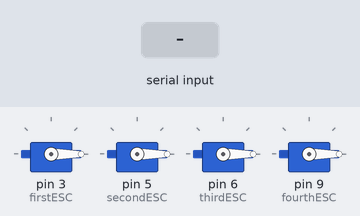
Bench run of a sketch on a simulated Arduino Uno, built with avr-gcc and run on an emulated ATmega328P. Shown: 4 × servo. Inputs (shaded band) come from the test bench. What the sketch prints to the serial monitor is not drawn.

Above: at 0.9 s.
1.0 s: "90,45\n" received over Serial
Timing chart, 0 to 12.5 s (numbered marks = the images above; inputs shaded):
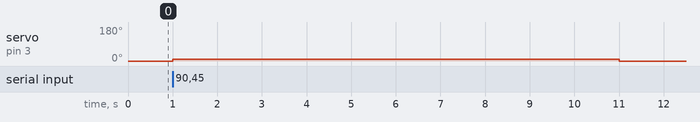

Measured:
- after the input at 1.0 s, servo on pin 3 (firstESC): 0° → 10° at once, → 0° 10.0 s later

The sketch:

TestThrust.ino
```cpp
// TestThrust.ino
// Written to measure thrust of rotor 1

#include <I2Cdev.h>
#include <Servo.h>
#include <I2C.h>
#include <MPU6050_6Axis_MotionApps20.h>
#include <Wire.h>

MPU6050 mpu;

#define ACCELEROMETER_SENSITIVITY 16384.0
#define GYROSCOPE_SENSITIVITY 131.0
#define SCL A5
#define SDA A4


// MPU control/status vars
bool dmpReady = false;  // set true if DMP init was successful
uint8_t mpuIntStatus;   // holds actual interrupt status byte from MPU
uint8_t devStatus;      // return status after each device operation (0 = success, !0 = error)
uint16_t packetSize;    // expected DMP packet size (default is 42 bytes)
uint16_t fifoCount;     // count of all bytes currently in FIFO
uint8_t fifoBuffer[64]; // FIFO storage buffer


// ESC initialised
Servo firstESC, secondESC, thirdESC, fourthESC;
int firstESCSpeed = 0;
int firstESCSpeedPrev = 0;
int secondESCSpeed = 0;
int secondESCSpeedPrev = 0;
int thirdESCSpeed = 0;
int thirdESCSpeedPrev = 0;
int fourthESCSpeed = 0;
int fourthESCSpeedPrev = 0;
int ESCSpeedMAX = 2000;
int ESCSpeedMIN = 1000;
int ESCSpeedDMAX = 800; // Limits the range of ESC speeds. Eg. with ESCSpeedMIN=1000, and ESCSpeedDMAX at 800, the max speed is 1800.
int ESCRateCap = 500; // Limits the increments size of the ESC speed.
int value = 0;
int flag = 0;

unsigned long timeBegin;
unsigned long endTime = 10000; // in millis

volatile bool mpuInterrupt = false;     // indicates whether MPU interrupt pin has gone high
void dmpDataReady() {
    mpuInterrupt = true;
}


void setup() {
  Serial.begin(115200);
  //setupMPU();
  //SetTunings(41,0.0005,8000);// Stable @1000 Minspeed
  setupESC();
  timeBegin = millis();
}


void loop() {
    testRotors();
    setupESC();
}

void setupESC(){ // Setup ESCs for top motors.
  firstESC.attach(3);
  secondESC.attach(5);
  thirdESC.attach(6);
  fourthESC.attach(9);
  while (!Serial);

  firstESC.writeMicroseconds(value);
  Serial.write(ESCSpeedMAX);
  secondESC.writeMicroseconds(value);
  Serial.write(ESCSpeedMAX);
  thirdESC.writeMicroseconds(value);
  Serial.write(ESCSpeedMAX);
  fourthESC.writeMicroseconds(value);
  Serial.write(ESCSpeedMAX);

  Serial.println(F("Turn on the mofo. Enter char to continue."));
  while (Serial.available() && Serial.read()); // empty buffer
  while (!Serial.available()); // wait for data
  while (Serial.available() && Serial.read()); // empty buffer again
  Serial.println("Flag");
}

void testRotors(){
    for(int iter = 1; iter<20; iter++){
        flag = 0;
        firstESCSpeed = iter*10;

        while(flag != 1){
            Serial.print("testing rotor 1 at ");
            Serial.println(firstESCSpeed);

            firstESC.write(firstESCSpeed);
            delay(10000);
            firstESC.write(0);

            Serial.println(F("Enter 0 to retest, 1 to continue"));
            while (Serial.available() && Serial.read()); // empty buffer
            while (!Serial.available()); // wait for data
            flag = Serial.parseInt();

            while (Serial.available() && Serial.read()); // empty buffer again
            Serial.println("Flag");
        }
    }
}
```
